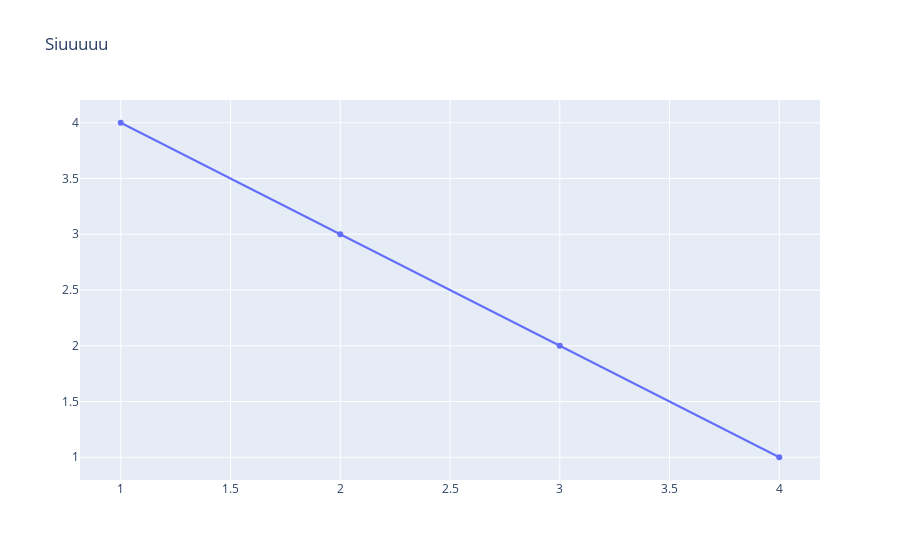

Write notebook code for a chart like this one.
### Code cell
plotly.offline.iplot({
    "data" : [go.Scatter(x=[1,2,3,4], y=[4,3,2,1])],
    "layout": go.Layout(title = 'Siuuuuu')
})

### Figure 1 — Plotly figure (JSON) as saved in the notebook; plotly's stock layout.template omitted (floating-point values rounded to 4 significant figures)
{"data": [{"type": "scatter", "x": [1, 2, 3, 4], "y": [4, 3, 2, 1]}], "layout": {"title": {"text": "Siuuuuu"}}}
